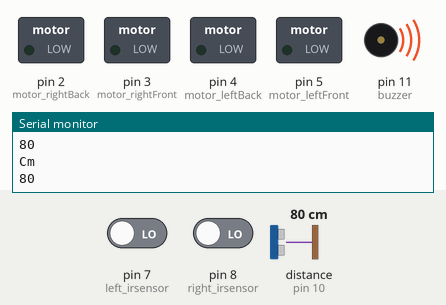
Simulated run of this sketch. Board: Arduino Uno, built with avr-gcc and run on an emulated ATmega328P. Shown: switched loads named in the sketch (green lamp = pin HIGH), buzzer (waves = sounding), the last lines printed to the serial monitor. Inputs (shaded band) come from the test bench; at power-on: pin 7 (left_irsensor) LOW, pin 8 (right_irsensor) LOW, distance to the obstacle (sensor on pin 10) 80 cm. The echo pulse lasts 58.3 µs per cm.

Above: at 1.2 s.
1.3 s: pin 7 (left_irsensor) driven HIGH
At 2.0 s:
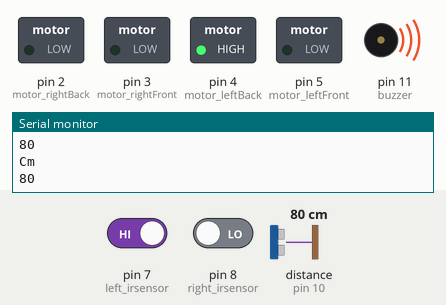
2.9 s: pin 8 (right_irsensor) driven HIGH
At 3.7 s:
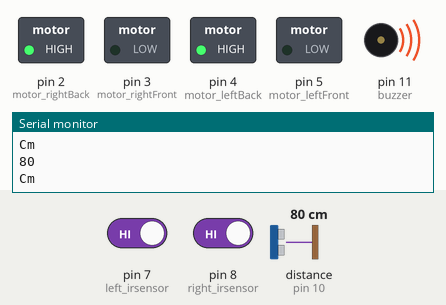
4.5 s: pin 7 (left_irsensor) driven LOW
At 5.5 s:
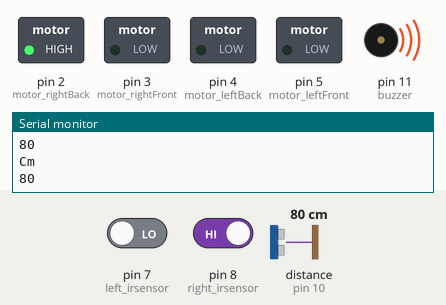
6.1 s: pin 8 (right_irsensor) driven LOW
At 7.3 s:
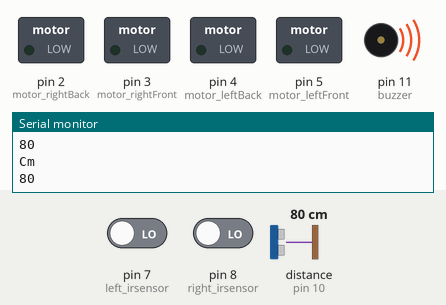
Timing chart, 0 to 8.7 s (numbered marks = the images above; inputs shaded):
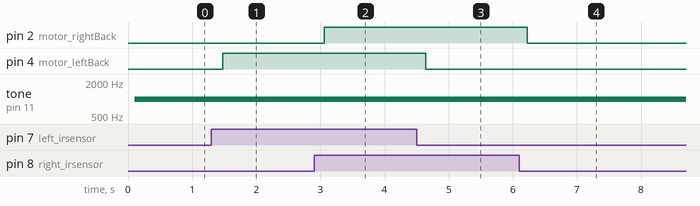

Measured:
- after the input at 1.3 s, pin 4 (motor_leftBack): LOW → HIGH after 0.18 s
- after the input at 2.9 s, pin 2 (motor_rightBack): LOW → HIGH after 0.16 s
- after the input at 4.5 s, pin 4 (motor_leftBack): HIGH → LOW after 0.14 s
- after the input at 6.1 s, pin 2 (motor_rightBack): HIGH → LOW after 0.12 s

The sketch:

Code.ino
```cpp
#include <Ultrasonic.h> //This calls upon the libray for the Ultrasonic sensor

Ultrasonic ultrasonic (9, 10);/*Says that the Trig pin is pin 9 and the Echo pin is pin 10. It also gives the sensor a name. In this case, the name is ultrasonic.*/

const int right_irsensor = 8;/*Says that the right IR sensor is connected to pin 8. const is for saying that it will always be connected to pin 8. int is for integer. 8 is an integer, so we use int. After int, a variable or a constant is declared. In this case, it is a constant. A variable can change values while a constant cannot.*/
const int left_irsensor = 7;
const int motor_rightFront = 3;//the wire of the right motor which controls its forward motion is connected to pin 3
const int motor_rightBack = 2;//the wire of the motor which controls its backward motion is connected to pin 3
const int motor_leftFront = 5;//The varables can be named however you want. I decided to go along with simple names.
const int motor_leftBack = 4;
const int buzzer = 11;
int x;
int y;/*x and y are two variables that I will be using in order to declare inputs and outputs. This method is not necessary, but it is easier than the conventional method*/

void setup() {
// put your setup code here, to run once:
Serial.begin(9600);
for(x = 2; x<6; x++){//As long as x starts at 2 and increases by 1 each time and remains less than 6. In other words, pins 1 to 5.
pinMode(x, OUTPUT);/*Declaring x as an output. The pinMode() function is used to do this. In short, pins 2 to 5 are outputs. This makes sense since motors are control devices, to which commands are given.*/
}
for(y=7; y<9 ; y++){
pinMode(y, INPUT);//The two IR sensors are declared as inputs. The sensors give values, so this also makes sense.
pinMode(buzzer, OUTPUT);
}
}

void loop() {
// put your main code here, to run repeatedly:
int right_sensor = digitalRead(right_irsensor);/*declaring a variable called right_sensor to take the reading from the right IR sensor. We are using digitalRead() since it is only a white and black surface. It will read LOW for black and HIGH for white.*/
int left_sensor = digitalRead(left_irsensor);
int reading = ultrasonic.read();//Declaring a variable for the Ultrasonic sensor to read. Here, the name you gave to the sensor has to be used for the command. So, <your name>.read
Serial.println("Cm");
Serial.println(reading);
delay (100);
if(reading>29){ //If the reading is more than 29 cm, then the robot can run.
if(right_sensor == HIGH && left_sensor == LOW){/*The right sensor detects white and the left sensor detects black.*/
left();//turn left.
}
if(right_sensor == LOW && left_sensor == HIGH){
right();
}
if(right_sensor == LOW && left_sensor == LOW){
yay();
}
if(right_sensor == HIGH && left_sensor == HIGH){
forward();
}
}
else{
yay();//if it is not more than 29 cm, then it will stop. yay() is defined as a function below.
}
}

void right(){//void is used to define functions. This function will make the robot turn right.
/*digitalWrite() is used to make things work or stop based on digital signals given to it in the form of HIGH and LOW.HIGH is to make something work while LOW is to stop it.*/
digitalWrite(motor_rightFront, LOW);//make the right motor stop moving forward
digitalWrite(motor_rightBack,LOW );//make the right motor stop moving backward
digitalWrite(motor_leftFront, LOW);//make the left motor stop moving forward
digitalWrite(motor_leftBack, HIGH);//make the left motor stop moving backward
}

void left(){
digitalWrite(motor_rightFront, LOW);
digitalWrite(motor_rightBack, HIGH);
digitalWrite(motor_leftFront, LOW);
digitalWrite(motor_leftBack, LOW);

}

void forward(){
digitalWrite(motor_rightFront, LOW);
digitalWrite(motor_rightBack, HIGH);
digitalWrite(motor_leftFront, LOW);
digitalWrite(motor_leftBack, HIGH);

}

void yay(){ //This is to make it stop. stop is a function on its own, so I could not name this function stop.
digitalWrite(motor_rightFront, LOW);
digitalWrite(motor_rightBack, LOW);
digitalWrite(motor_leftFront, LOW);
digitalWrite(motor_leftBack, LOW);
tone(buzzer, 1000); // Send 1KHz sound signal...
}

void backward(){
digitalWrite(motor_rightFront, HIGH);
digitalWrite(motor_rightBack, LOW);
digitalWrite(motor_leftFront, HIGH);
digitalWrite(motor_leftBack, LOW);


}
```
